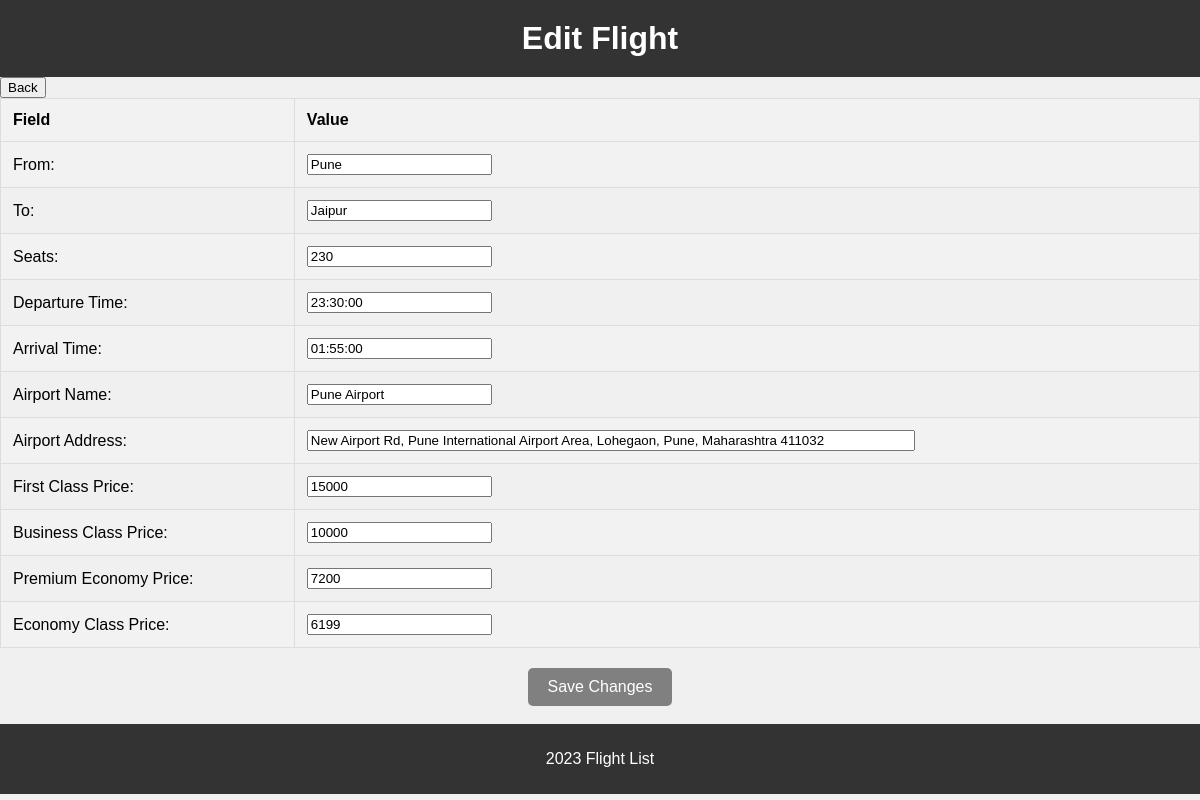
Page /edit_flight.php?flight_id=101 on the committed database.
### tables this page shows
CREATE TABLE `flight_details` (
  `flight_id` int(5) NOT NULL,
  `d_city` varchar(30) NOT NULL,
  `a_city` varchar(30) NOT NULL,
  `seats` int(3) NOT NULL,
  `d_time` time NOT NULL,
  `a_time` time NOT NULL,
  `airport_name` varchar(125) NOT NULL,
  `airport_address` varchar(250) NOT NULL,
  `first_class_cost` int(11) NOT NULL,
  `business_class_cost` int(10) NOT NULL,
  `pre_economy_class_cost` int(7) NOT NULL,
  `economy_class_cost` int(6) NOT NULL
);

### edit_flight.php (the view, shortened to what this page needs)
<!DOCTYPE html>
<html lang="en">
<head>
    <link rel="stylesheet" href="css/style_edit.css">
</head>
<body>
    <header>
        <h1>Edit Flight</h1>
    </header>
    <button class="btn"><a href="flight_list.php" style="text-decoration: none; color: black;">Back</a></button>
    <main>
        <section class="edit-flight-form">
            <?php
            $servername = "localhost:3308";
            $username = "root";
            $password = "";
            $dbname = "airio_";
            $conn = mysqli_connect($servername, $username, $password, $dbname);
            $flight_id = $_GET['flight_id'];
            $selectSql = "SELECT * FROM flight_details WHERE flight_id = $flight_id;";
            $result = mysqli_query($conn, $selectSql);
            echo "<form method='post'>";
            echo "<table class='flight-table'>";
            if ($result->num_rows > 0) {
                $row = $result->fetch_assoc();
                echo "<tr><th>Field</th><th>Value</th></tr>";
                echo "<tr><td>From:</td><td><input type='text' name='d_city' value='{$row['d_city']}'></td></tr>";
                echo "<tr><td>To:</td><td><input type='text' name='a_city' value='{$row['a_city']}'></td></tr>";
                echo "<tr><td>Seats:</td><td><input type='number' name='seats' value='{$row['seats']}'></td></tr>";
                echo "<tr><td>Departure Time:</td><td><input type='text' name='d_time' value='{$row['d_time']}'></td></tr>";
                echo "<tr><td>Arrival Time:</td><td><input type='text' name='a_time' value='{$row['a_time']}'></td></tr>";
                echo "<tr><td>Airport Name:</td><td><input type='text' name='airport_name' value='{$row['airport_name']}'></td></tr>";
                echo "<tr><td>Airport Address:</td><td><input type='text' name='airport_address' value='{$row['airport_address']}' style='width: 600px;'></td></tr>";
                echo "<tr><td>First Class Price:</td><td><input type='number' name='first_class_cost' value='{$row['first_class_cost']}'></td></tr>";
                echo "<tr><td>Business Class Price:</td><td><input type='number' name='business_class_cost' value='{$row['business_class_cost']}'></td></tr>";
                echo "<tr><td>Premium Economy Price:</td><td><input type='number' name='pre_economy_class_cost' value='{$row['pre_economy_class_cost']}'></td></tr>";
                echo "<tr><td>Economy Class Price:</td><td><input type='number' name='economy_class_cost' value='{$row['economy_class_cost']}'></td></tr>";
                echo "</table>";
                echo "<div class='center'><input type='submit' value='Save Changes' class='save-changes-button'></div><br>";
                echo "</form>";
            } else {
                echo "<p class='error'>Flight not found.</p>";
            }
            ?>
        </section>
    </main>
    <footer>
        <p>2023 Flight List</p>
    </footer>
</body>
</html>

### css/style_edit.css (style rules this page uses)
body { font-family: Arial, sans-serif; background-color: #f0f0f0; margin: 0; padding: 0; }
header { background-color: #333; color: #fff; text-align: center; padding: 20px 0; }
h1 { margin: 0; }
footer { background-color: #333; color: #fff; text-align: center; padding: 10px 0; }

### edit_flight.php (style rules this page uses)
.flight-table { border-collapse: collapse; width: 100%; }
.flight-table th, .flight-table td { border: 1px solid #ddd; padding: 12px; text-align: left; }
.flight-table th { background-color: #f2f2f2; }
.flight-table tr:nth-child(even) { background-color: #f2f2f2; }
.save-changes-button { background-color: grey; color: white; padding: 10px 20px; font-size: 16px; border: none; border-radius: 5px; cursor: pointer; }
.center { display: flex; justify-content: center; margin-top: 20px; }

### rows in the picture
flight_details: d_city "Pune", a_city "Jaipur", seats "230", d_time "23:30:00", a_time "01:55:00", airport_name "Pune Airport", airport_address "New Airport Rd, Pune International Airport Area, Lohegaon, Pune, Maharashtra 411032", first_class_cost "15000", business_class_cost "10000", pre_economy_class_cost "7200", economy_class_cost "6199"
